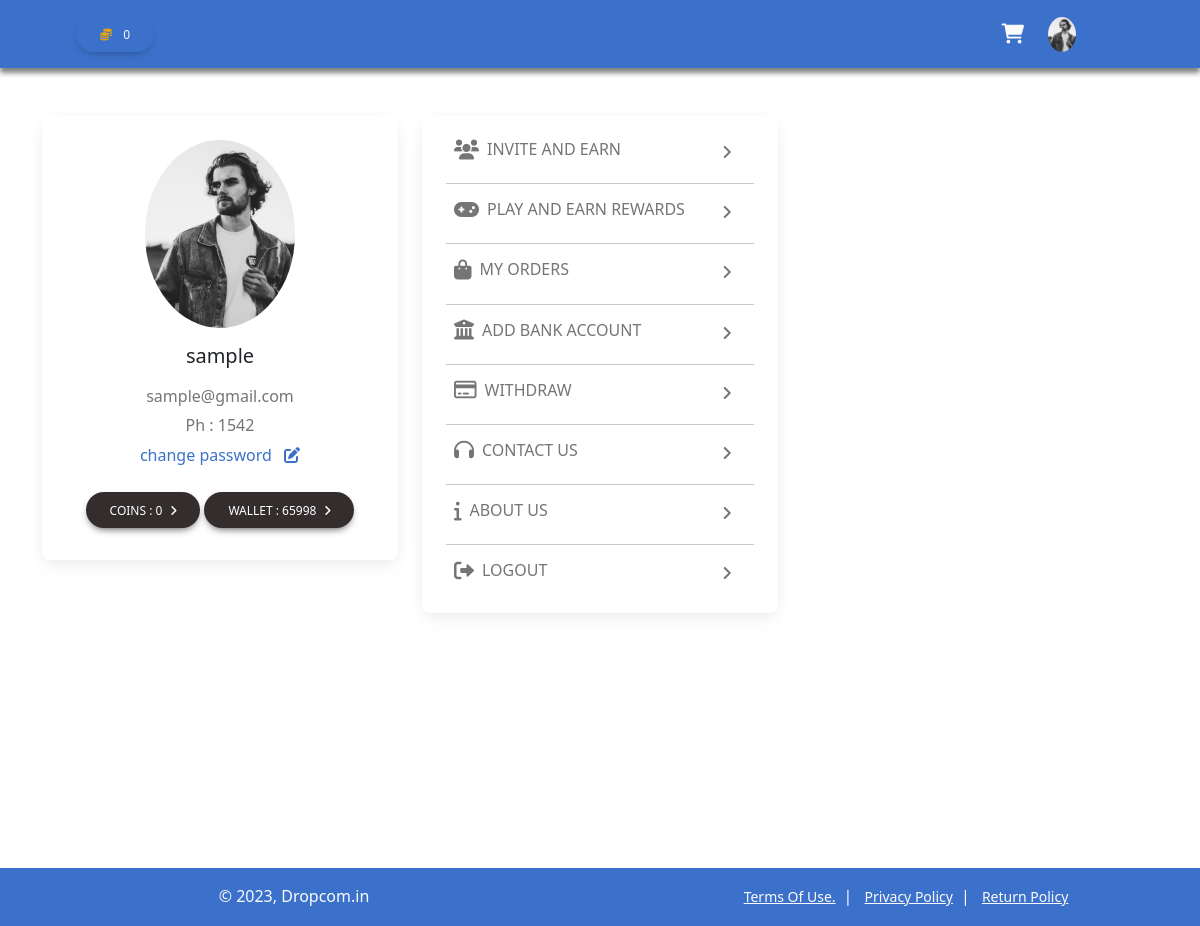
Screenshot of /profile/ (signed in) with the database file from the repository.
### accounts/models.py (models this page shows, shortened)
class Users(models.Model):
    user = models.OneToOneField(User,null=False,blank=False,on_delete=models.CASCADE)
    phone_number = models.CharField(max_length=15)
    referral_id = models.CharField(max_length=200)
    invited_by_id = models.CharField(default=0,max_length=200,null=True,blank=True)
    invited_user = models.CharField(max_length=255,null=True,blank=True)
    wallet = models.IntegerField(default=0)
    total_earnings = models.IntegerField(default=0)
    coins = models.IntegerField(default=0)
    is_active = models.BooleanField(default=False)
    date_time_of_joining = models.DateTimeField(auto_now_add=True)
    refunded_amount = models.IntegerField(default=0,null=0,blank=0)
    level_1_count = models.IntegerField(default=0)
    level_2_count = models.IntegerField(default=0)
    level_3_count = models.IntegerField(default=0)
    level_4_count = models.IntegerField(default=0)
    level_5_count = models.IntegerField(default=0)
    level_6_count = models.IntegerField(default=0)
    level_7_count = models.IntegerField(default=0)
    level_1_earnings = models.IntegerField(default=0)
    level_2_earnings = models.IntegerField(default=0)
    level_3_earnings = models.IntegerField(default=0)
    level_4_earnings = models.IntegerField(default=0)
    level_5_earnings = models.IntegerField(default=0)
    level_6_earnings = models.IntegerField(default=0)
    level_7_earnings = models.IntegerField(default=0)

### userProfilePage/views.py (the view)
# urls.py: path('profile/',include('userProfilePage.urls')),
def profile(request):
    if request.user.is_authenticated:
        user = Users.objects.get(user=request.user)
        if BankAccountDetails.objects.filter(user = request.user).exists():
            get_user_bank = BankAccountDetails.objects.get(user = request.user)
            return render(request,'profile-page/profile.html',{'user':user,'bank':get_user_bank})
        return render(request,'profile-page/profile.html',{'user':user})
    else:
        return redirect('/accounts')

### userProfilePage/templates/profile-page/profile.html (shortened to what this page needs)
{% extends 'user-home/base.html' %}
{% load static %}
{% block content %}
<section>
    <div class="container py-5">
        <div class="row">
            <div class="col-lg-4">
                <div class="card mb-4">
                    <div class="card-body text-center">
                        <img src="{% static 'images/profile.jpg' %}" alt="avatar" class="rounded-circle img-fluid"
                            style="width: 150px;">
                        <h5 class="my-3">{{user.user.username}}</h5>
                        <p class="text-muted mb-1">{{user.user.email}}</p>
                        <p class="text-muted mb-1">Ph : {{user.phone_number}}</p>
                        <a aria-current="true" data-bs-toggle="modal" data-bs-target="#editPass{{user.id}}"
                            class="text-primary" style="cursor: pointer;">change
                            password <i class="fa-solid fa-pen-to-square ms-2"></i></a>
                        <div class="d-flex justify-content-center mb-2 mt-4">
                            <a href="{% url 'userCoins' %}" type="button" class="btn btn-dark rounded-pill">coins :
                                {{user.coins}}<i class="fa-solid fa-angle-right ms-2"></i></a>
                            <a href="{% url 'userWallet' %}" type="button" class="btn btn-dark rounded-pill ms-1">wallet
                                :
                                {{user.wallet}}<i class="fa-solid fa-angle-right ms-2"></i></a>
                        </div>
                    </div>
                </div>
            </div>
            <div class="col-lg-4">
                <div class="card mb-4">
                    <div class="card-body">
                        <a href="{% url 'referAndEarn' %}" class="text-muted">
                            <div class="row">
                                <div class="col-10 h6 text-uppercase"><i
                                        class="fas fa-regular fa-users fa-lg mx-2"></i>invite and earn</div>
                                <div class="col-2"><i class="fa-solid fa-angle-right"></i></div>
                            </div>
                        </a>
                        <hr>
                        <a href="play-and-earn-rewards" class="text-muted">
                            <div class="row">
                                <div class="col-10 h6 text-uppercase"><i class="fa-solid fa-gamepad fa-lg mx-2"></i>play
                                    and earn rewards</div>
                                <div class="col-2"><i class="fa-solid fa-angle-right"></i></div>
                            </div>
                        </a>
                        <hr>
                        <a href="{% url 'user_orders' %}" class="text-muted">
                            <div class="row">
                                <div class="col-10 h6 text-uppercase"><i
                                        class="fa-solid fa-bag-shopping fa-lg mx-2"></i>my orders</div>
                                <div class="col-2"><i class="fa-solid fa-angle-right"></i></div>
                            </div>
                        </a>
                        <hr>
                        <a class="text-muted" data-mdb-toggle="collapse" href="#collapseExample" role="button"
                            aria-expanded="false" aria-controls="collapseExample">
                            <div class="row">
                                <div class="col-10 h6 text-uppercase"><i
                                        class="fa-solid fa-building-columns fa-lg mx-2"></i>Add Bank Account</div>
                                <div class="col-2"><i class="fa-solid fa-angle-right"></i></div>
                            </div>
                        </a>
                        <hr>
                        <a href="{% url 'userWallet' %}" class="text-muted">
                            <div class="row">
                                <div class="col-10 h6 text-uppercase"><i
                                        class="fa-regular fa-credit-card fa-lg mx-2"></i>withdraw</div>
                                <div class="col-2"><i class="fa-solid fa-angle-right"></i></div>
                            </div>
                        </a>
                        <hr>
                        <a href="{% url 'contactUs' %}" class="text-muted">
                            <div class="row">
                                <div class="col-10 h6 text-uppercase"><i
                                        class="fa-solid fa-headphones fa-lg mx-2"></i>Contact us</div>
                                <div class="col-2"><i class="fa-solid fa-angle-right"></i></div>
                            </div>
                        </a>
                        <hr>
                        <a href="{% url 'about_us' %}" class="text-muted">
                            <div class="row">
                                <div class="col-10 h6 text-uppercase"><i class="fa-solid fa-info fa-lg mx-2"></i>About
                                    us</div>
                                <div class="col-2"><i class="fa-solid fa-angle-right"></i></div>
                            </div>
                        </a>
                        <hr>
                        <a href="{% url 'logout' %}" class="text-muted">
                            <div class="row">
                                <div class="col-10 h6 text-uppercase"><i
                                        class="fa-solid fa-right-from-bracket fa-lg mx-2"></i>logout</div>
                                <div class="col-2"><i class="fa-solid fa-angle-right"></i></div>
                            </div>
                        </a>
                    </div>
                </div>
            </div>
        </div>
    </div>
</section>
{% endblock %}

### userHomePage/templates/user-home/base.html (shortened to what this page needs)
{% load static %}
<!DOCTYPE html>
<html lang="en">
<head>
    <link rel="stylesheet" href="{% static 'style/style.css' %}">
    <link href="https://cdn.jsdelivr.net/npm/bootstrap@5.3.0-alpha2/dist/css/bootstrap.min.css" rel="stylesheet"
>
    <link href="https://cdnjs.cloudflare.com/ajax/libs/font-awesome/6.0.0/css/all.min.css" rel="stylesheet" />
    <link href="https://cdnjs.cloudflare.com/ajax/libs/mdb-ui-kit/6.2.0/mdb.min.css" rel="stylesheet" />
</head>
<body>
    <nav class="navbar navbar-expand-lg navbar-primary bg-primary p-3">
        <div class="container-fluid">
            <div class="mx-lg-5" id="navbarSupportedContent">
                <div class="">
                    <a href="{% url 'userCoins' %}" class="btn rounded-pill text-light">
                        <i class="fa-solid fa-coins text-warning me-2"></i> {{user.coins}}
                    </a>
                </div>
            </div>
            <div class="d-flex align-items-center mx-lg-5 px-lg-5">
                <a class="text-reset me-4" href="{% url 'cart' %}">
                    <i class="fas fa-shopping-cart text-light fa-lg"></i>
                </a>
                <div class="dropdown">
                    <a class="dropdown-toggle d-flex align-items-center hidden-arrow" id="navbarDropdownMenuAvatar"
                        role="button" data-mdb-toggle="dropdown" aria-expanded="false">
                        <img src="{% static 'images/profile.jpg' %}" class="rounded-circle" height="35"
                            alt="Black and White Portrait of a Man" loading="lazy" />
                    </a>
                </div>
            </div>
        </div>
    </nav>
    {% block content %}
    {% endblock %}
    <footer class="text-center text-light" style="background-color: #eee;">
        <div class="row bg-primary">
            <div class="col-lg-6">
                <div class="text-center p-3 bg-primary ">
                    &copy; 2023,
                    <a class="text-light" href="">Dropcom.in</a>
                </div>
            </div>
            <div class="col-lg-6">
                <div class="text-center p-3 bg-primary">
                    <a href="{% url 'termsAndConditions' %}" class="text-light small mx-2 text-decoration-underline">Terms Of Use.</a>|
                    <a href="{% url 'privacy_policy' %}" class="text-light small mx-2 text-decoration-underline">Privacy Policy</a>|
                    <a href="{% url 'cancellationAndRefund' %}" class="text-light small mx-2 text-decoration-underline">Return Policy</a>
                </div>
            </div>
        </div>
    </footer>
</body>
</html>

### userHomePage/templates/user-home/base.html (style rules this page uses)
body { overflow-x: hidden; background-color: white; font-family: system-ui, -apple-system, BlinkMacSystemFont, 'Segoe UI', Roboto, Oxygen, Ubuntu, Cantarell, 'Open Sans', 'Helvetica Neue', sans-serif; }
nav.navbar { box-shadow: 0px 5px 5px 0px rgb(131, 131, 131); }

### userProfilePage/templates/profile-page/profile.html (style rules this page uses)
section { min-height: 100vh !important; }

### rows the page displays
Users: coins "0", user.username "sample", user.email "sample@gmail.com", phone_number "1542", wallet "65998"
